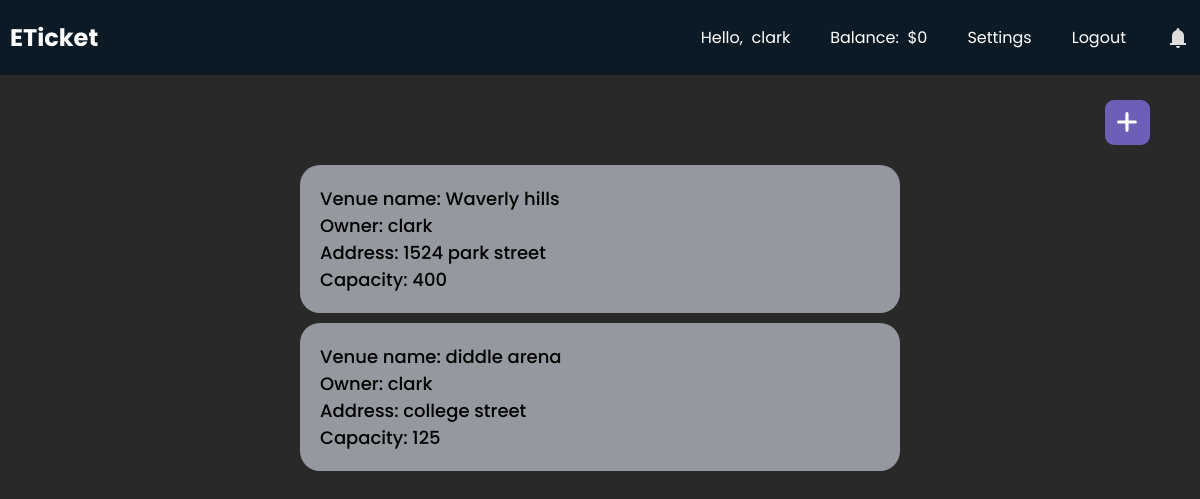
The app's page /eticket/venue/ (signed in) with its own data.
### eticket/models.py (models this page shows)
class Venue(models.Model):
    id = models.UUIDField(primary_key=True, default=uuid.uuid4, editable=False)
    owner = models.ForeignKey(User, on_delete=models.CASCADE, null=True)
    name = models.CharField(max_length=100)
    location = models.CharField(max_length=100)
    capacity = models.PositiveIntegerField(default=0)

### eticket/views.py (the view, shortened to what this page needs)
# urls.py: path("venue/", views.venue, name="venue"),
@login_required
def venue(request):
    venues = Venue.objects.all()
    context = {'venues':venues}
    return render(request, "eticket/venue.html", context)

### eticket/templates/eticket/venue.html (shortened to what this page needs)
{% extends 'eticket/base.html' %}
{% load static %}
{% block extra_css %}
    <link rel="stylesheet" href="{% static 'css/venue.css' %}">
{% endblock %}
{% block content %}
<div id="addbtn"><svg xmlns="http://www.w3.org/2000/svg" width="12" height="12" viewBox="0 0 12 12"><path fill="white" d="M6.5 1.75a.75.75 0 0 0-1.5 0V5H1.75a.75.75 0 0 0 0 1.5H5v3.25a.75.75 0 0 0 1.5 0V6.5h3.25a.75.75 0 0 0 0-1.5H6.5V1.75Z"/></svg></div>
<div class="venue-wrapper" id="venue-wrapper">
    {% for venue in venues %}
        <div class="venue">
            <span>Venue name: {{venue.name}}</span>
            <span>Owner: {{venue.owner}}</span>
            <span>Address: {{venue.location}}</span>
            <span>Capacity: {{venue.capacity}}</span>
        </div>
    {% endfor %}
</div>
{% endblock %}

### eticket/templates/eticket/base.html (shortened to what this page needs)
<!DOCTYPE html>
<html lang="en">
    <head>
        {% load static %}
        <link rel="stylesheet" href="{% static 'css/base.css' %}">
        <link rel="stylesheet" href="https://cdnjs.cloudflare.com/ajax/libs/font-awesome/6.3.0/css/all.min.css">
        {% block extra_css %}
        {% endblock %}
    </head>
    <body>
        <header>
            <nav class="navbar">
                <h2 class="logo"><a href="{% url 'eticket:home' %}">ETicket</a></h2>
                <ul class="all-links">
                    <li id="username"><span>Hello,  {{request.user}}</span></li>
                    <li><span id="balance">Balance:  $0</span></li>
                    <li><a href="">Settings</a></li>
                    <li><a href="{% url 'users:logoutPage' %}">Logout</a></li>
                    <li id="bell-icon">
                        <svg xmlns="http://www.w3.org/2000/svg" width="24" height="24" viewBox="0 0 24 24"><path fill="currentColor" d="M4 19v-2h2v-7q0-2.075 1.25-3.688T10.5 4.2v-.7q0-.625.438-1.063T12 2q.625 0 1.063.438T13.5 3.5v.7q2 .5 3.25 2.113T18 10v7h2v2H4Zm8 3q-.825 0-1.413-.588T10 20h4q0 .825-.588 1.413T12 22Z"/></svg>
                    </li>
                </ul>
            </nav>
        </header>
        <div id="contentwrapper">
            <div id="content">
                {% block content %}
                {% endblock %}
            </div>
        </div>
    </body>
</html>

### eticket/static/css/base.css (style rules this page uses)
* { margin: 0; padding: 0; box-sizing: border-box; font-family: "Poppins", sans-serif; }
html { scroll-behavior: smooth; }
body { background: #292929; }
header { position: fixed; top: 0; left: 0; z-index: 5; width: 100%; display: flex; justify-content: center; background: #0C1A25; }
#contentwrapper { height: 100vh; padding-top: 75px; }
#content { height: calc(100%); display: flex; flex-direction: column; align-items: center; }
.navbar { display: flex; padding: 0 10px; max-width: 1200px; width: 100%; align-items: center; justify-content: space-between; }
.navbar .all-links { display: flex; align-items: center; }
.navbar .all-links li { position: relative; list-style: none; }
.navbar .logo a { display: flex; align-items: center; margin-left: 0; }
#bell-icon { display: flex; align-items: center; justify-content: center; }
header a, header span, header svg, header form { margin-left: 40px; text-decoration: none; color: #fff; height: 100%; padding: 20px 0; display: inline-block; }
#username, #balance { white-space: pre; }
header a:hover, footer a:hover, header svg { color: #ddd; }

### eticket/static/css/venue.css (style rules this page uses)
#content { display: flex; align-items: center; width: 100%; }
.venue-wrapper { display: flex; flex-direction: column; flex: 1; overflow: auto; width: 50%; margin-top: 80px; }
.venue { display: flex; flex-direction: column; width: 100%; padding: 20px; font-weight: 500; font-size: 18px; background-color: #95989e; border-radius: 20px; margin-top: 10px; }
#addbtn { position: fixed; top: 100px; right: 50px; background: #6D5FB7; padding: 10px; border-radius: 20%; display: flex; justify-content: center; align-items: center; cursor: pointer; }
#addbtn svg { height: 25px; width: 25px; }

### records on screen
Venue: name "Waverly hills", owner "clark", location "1524 park street", capacity "400"
Venue: name "diddle arena", owner "clark", location "college street", capacity "125"

### other values on screen
{{ request.user }} "clark"
